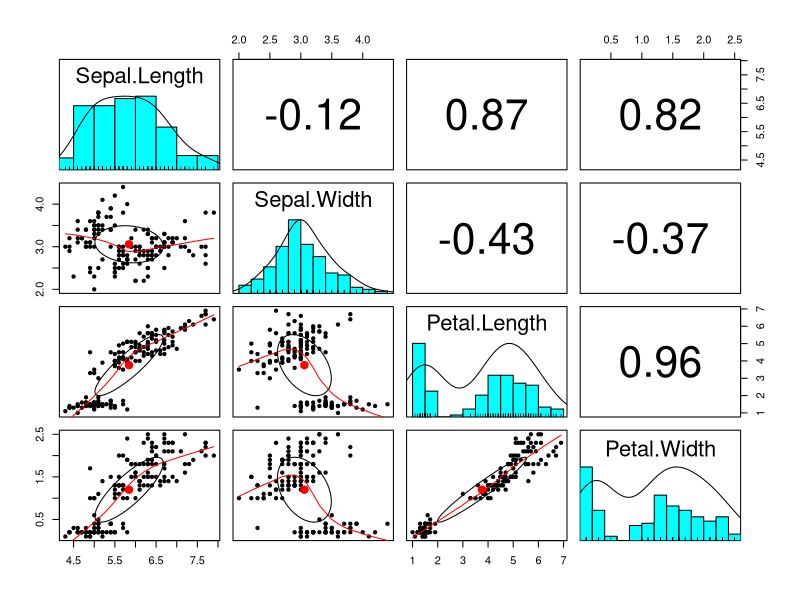
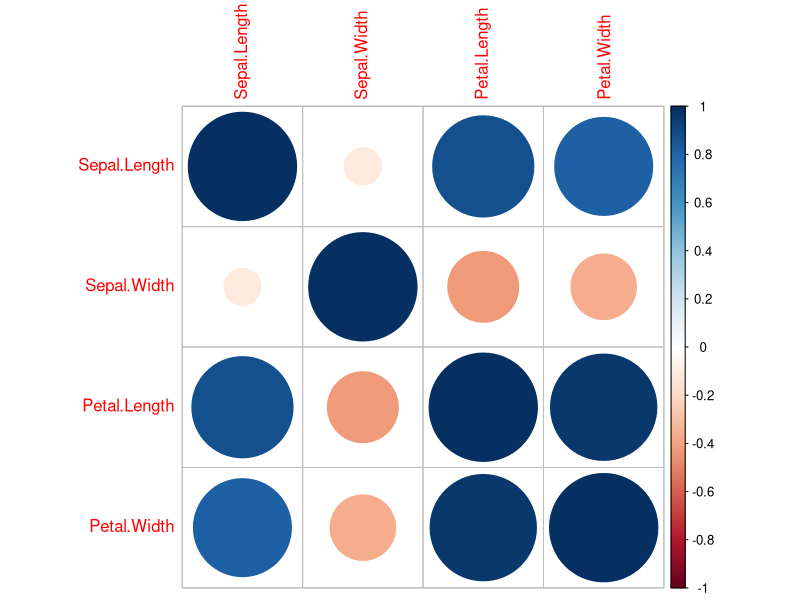
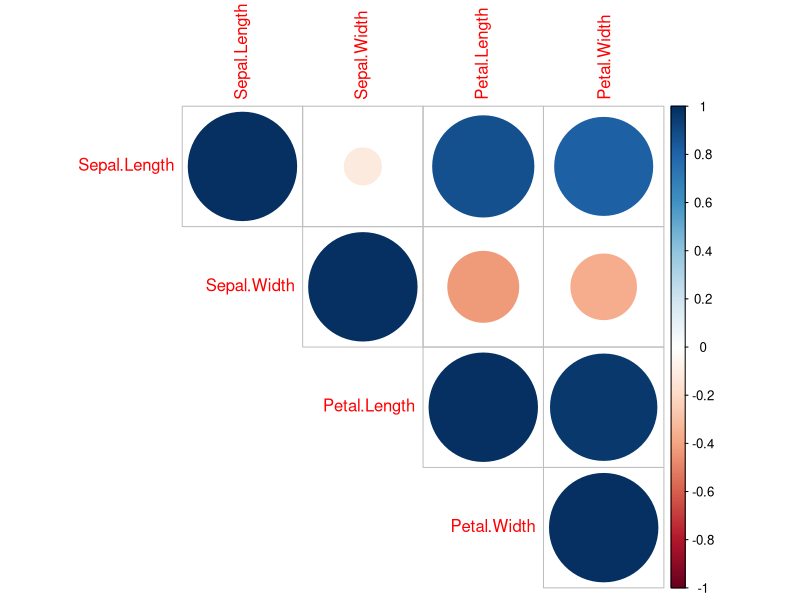
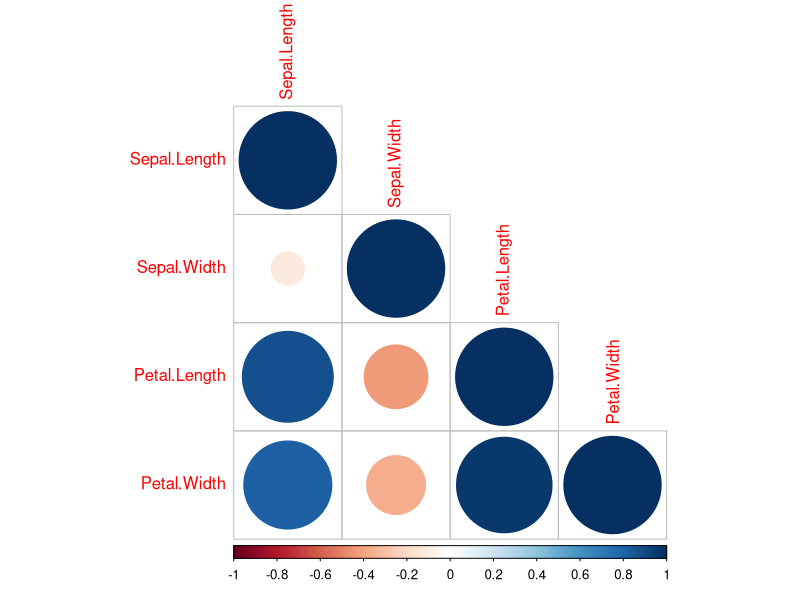
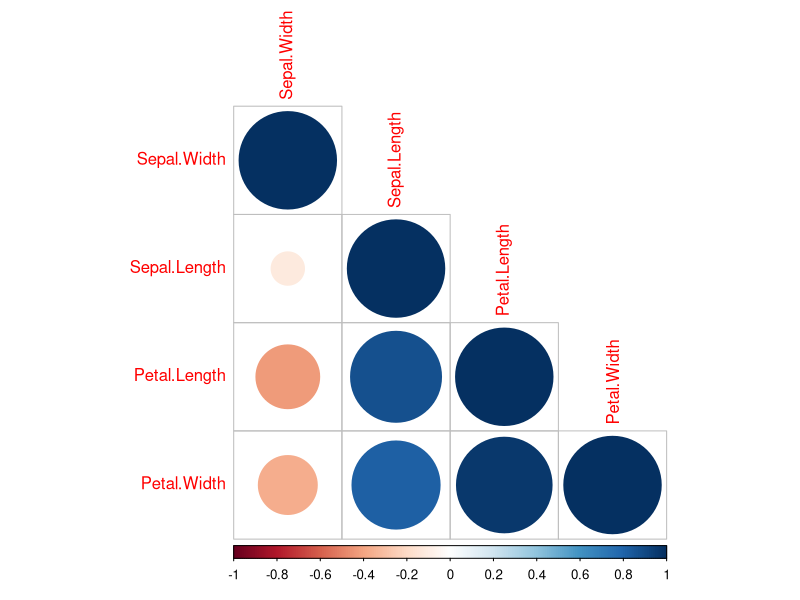
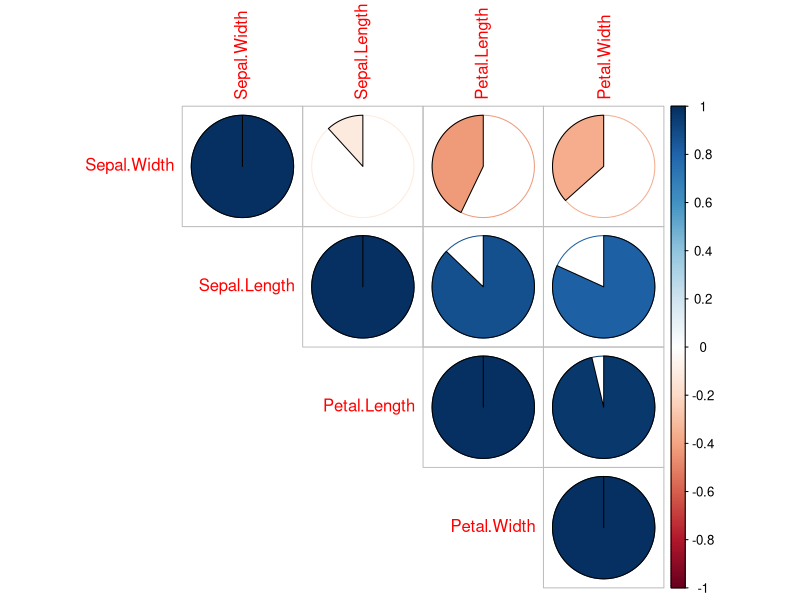
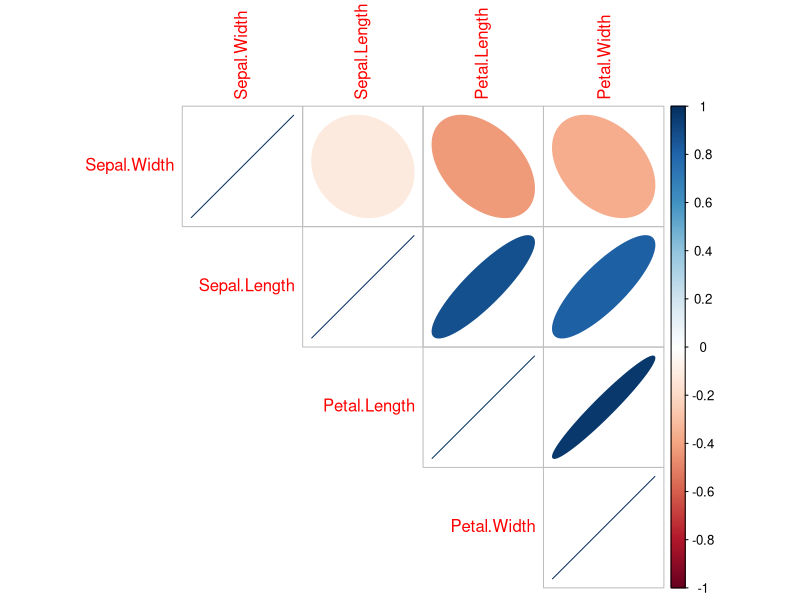
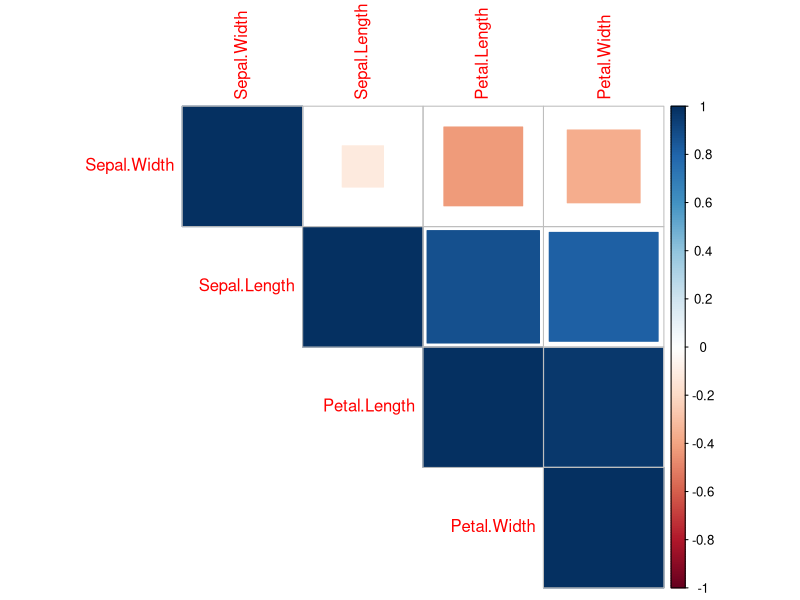

Write the R code that produced these figures, in order.
# Install packages----
install.packages("psych")
install.packages("corrplot")
install.packages("RColorBrewer")
library(psych)
library(corrplot)
library(RColorBrewer)



#pysch package----
data("iris")
x <- corr.test(iris[-5])
x
pairs.panels(iris[-5])



#import dataset or use iris----
x1 <-iris

m <- cor(x1[-5])

corrplot(m)

?corrplot

corrplot(m, type="upper")

corrplot(m, type="lower")

corrplot(m, type="lower", order="hclust")

corrplot(m, type="upper", order="hclust",method="pie")

corrplot(m, type="upper", order="hclust",method="ellipse")

corrplot(m, type="upper", order="hclust",method="square")

corrplot(m, type="upper", order="hclust",method="shade")

corrplot(m, type="upper", order="hclust",method="number")

corrplot(m, type="upper", order="hclust",method="number",col=brewer.pal(n=8,name="RdYlBu"))

#mixed plot
corrplot.mixed(m)

corrplot.mixed(m,lower.col="black",number.cex=0.8)


corrplot.mixed(m, lower="square",upper="pie",tl.col="Red")

m1 <- cor(x1[-5],method="pearson")

m2 <- cor(x1[-5],method="spearman")
